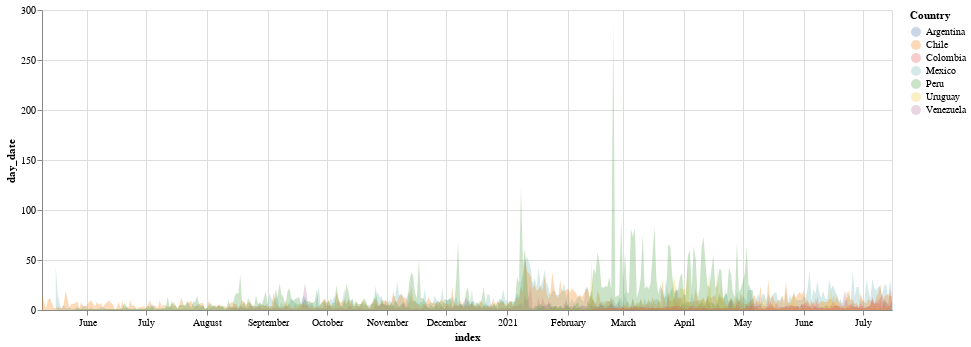

Here is the notebook cell this chart was saved with:
### Code cell
import altair as alt
alt.Chart(result).mark_area(opacity=0.3).encode(
    x="index:T",
    y=alt.Y("day_date:Q", stack=None),
    color="Country",
    tooltip = ('index:T', 'day_date', 'Country')
).properties(
    width=850,
    height=300
)

### Figure 1 — Vega-Lite specification as saved in the notebook (floating-point values rounded to 4 significant figures; data arrays with more than 128 entries replaced by an {"elided": "..."} marker saying what was removed)
{"config": {"view": {"continuousWidth": 400, "continuousHeight": 300}}, "data": {"name": "data-a72d2b496b8769d940791f65eb9e01d9"}, "mark": {"type": "area", "opacity": 0.3}, "encoding": {"color": {"type": "nominal", "field": "Country"}, "tooltip": [{"type": "temporal", "field": "index"}, {"type": "quantitative", "field": "day_date"}, {"type": "nominal", "field": "Country"}], "x": {"type": "temporal", "field": "index"}, "y": {"type": "quantitative", "field": "day_date", "stack": null}}, "height": 300, "width": 850, "$schema": "https://vega.github.io/schema/vega-lite/v4.8.1.json", "datasets": {"data-a72d2b496b8769d940791f65eb9e01d9": {"elided": "1774 records"}}}
